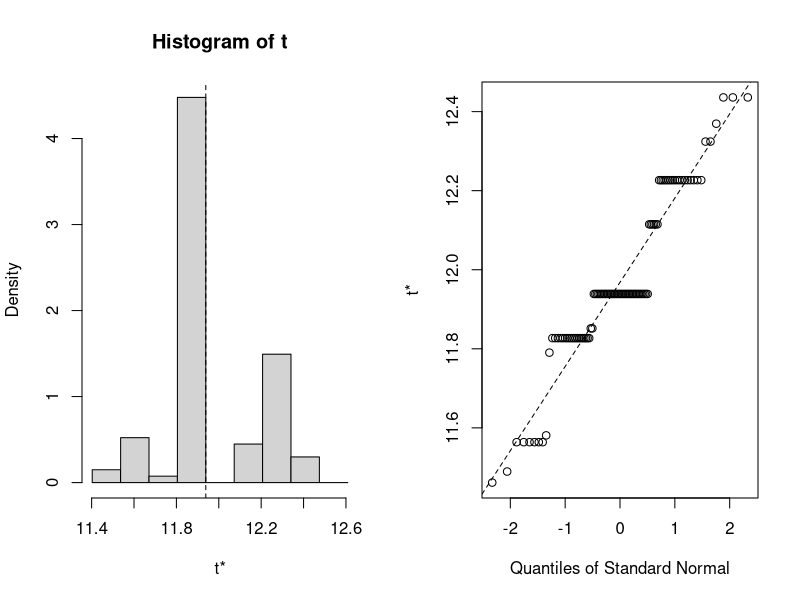
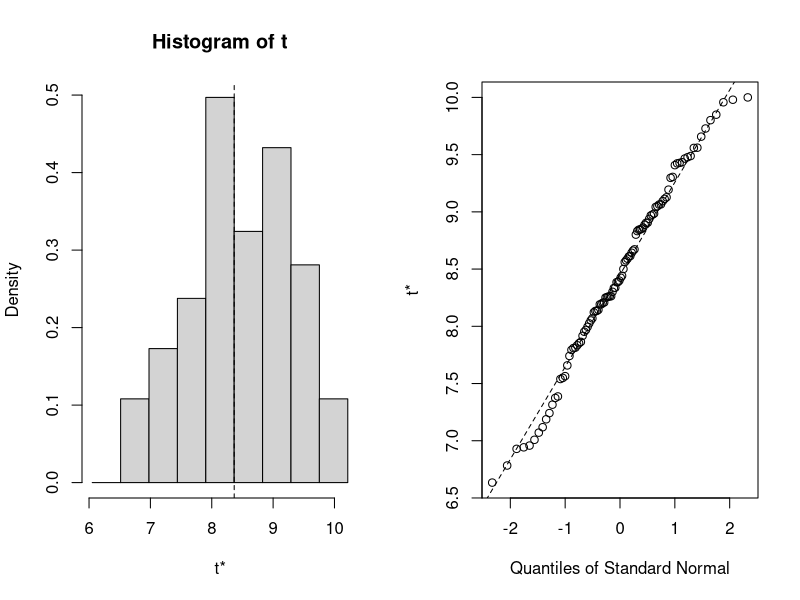
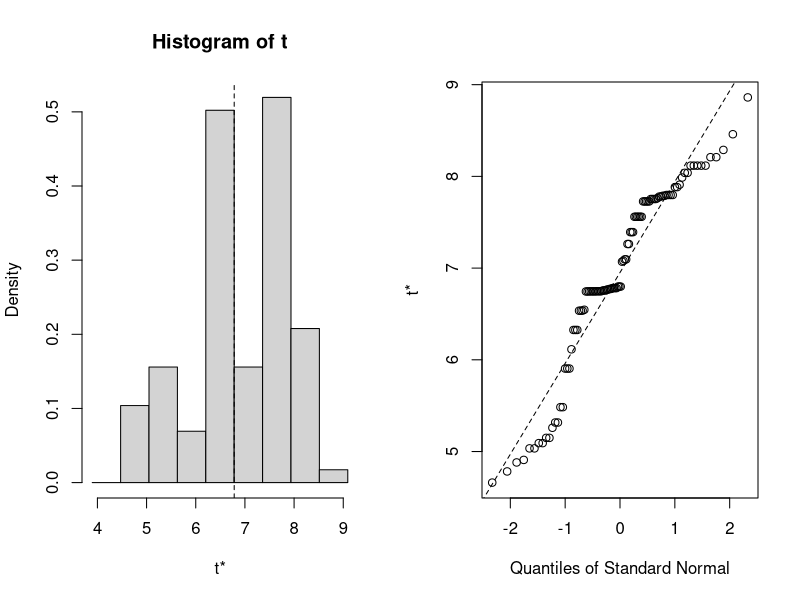

R code for these plots, in order:
## ---- chunk 1
library(knitr)
knitr::opts_chunk$set(echo = TRUE)
#if(!require("boot")) install.packages("boot", dep=TRUE)
## ---- chunk 2
library("boot") 
## ---- chunk 3
set.seed(123)
theta = 12 # parameter for the uniform
dat <- (c(runif(100)*theta))
## ---- chunk 4
fc_minandmax <- function(d, i){
  d3 <- d[i]
  return(min(d3) + max(d3))
}
## ---- chunk 5
set.seed(321)
b.minandmax = boot(dat, fc_minandmax, R = 100)
b.minandmax
plot(b.minandmax)
## ---- chunk 6
set.seed(123)
theta = 8 # parameter for the uniform
dat = c(rexp(100)*theta)
## ---- chunk 7
fc_mean <- function(d, i) {
  d2 <- d[i]
  return(mean(d2))
}
## ---- chunk 8
set.seed(321)
b.mean = boot(dat, fc_mean, R = 100)
b.mean
plot(b.mean)
## ---- chunk 9
fc_med <- function(d, i){
  d2 <- d[i]
  return(median(d2))
}
## ---- chunk 10
set.seed(321)
b.med = boot(dat, fc_med, R = 100)
b.med
plot(b.med)
